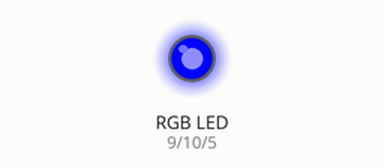
The sketch below on a simulated Arduino Uno, built with avr-gcc and run on an emulated ATmega328P. On the bench: an RGB LED mixed from three pins (HIGH = lit). Dim RGB values are drawn brighter than linear.

Above: at 0.05 s.
At 0.9 s:
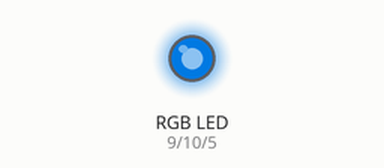
At 1.8 s:
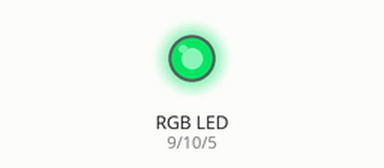
At 3.6 s:
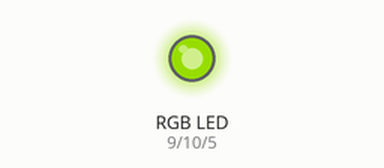
At 5.4 s:
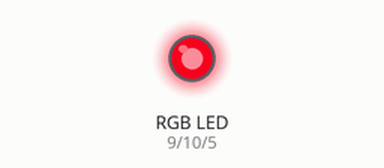
At 7.2 s:
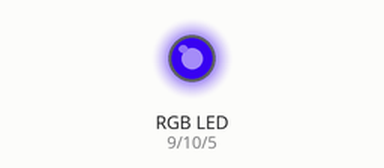
Timing chart, 0 to 10.0 s (numbered marks = the images above):
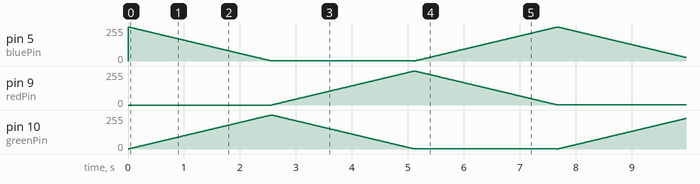

The sketch:

basic_led_strip.ino
```cpp
//ItKindaWorks - Creative Commons 2016
//github.com/ItKindaWorks
//
//Simple Arduino RGB LED mood light


//Change these to match the pins on your Arduino - make sure theyre PWM capable
int greenPin = 10;
int bluePin = 5;
int redPin = 9;

void setup(){
  pinMode(greenPin, OUTPUT);
  pinMode(bluePin, OUTPUT);
  pinMode(redPin, OUTPUT);
}

void loop(){
    fadeFromTo(bluePin, greenPin);
    fadeFromTo(greenPin, redPin);
    fadeFromTo(redPin, bluePin);
}

void fadeFromTo(int from, int to){
  for(int i = 0; i < 255; i++){
    analogWrite(to, i);
    delay(5);
    analogWrite(from, 255 - i);
    delay(5);
  }
}
```
